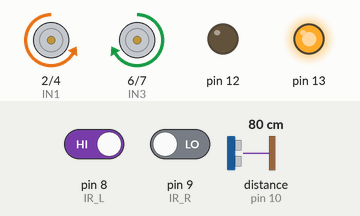
A sketch run on a simulated Arduino Uno, built with avr-gcc and run on an emulated ATmega328P. Parts: motor-driver pin pairs drawn as motors (green arrow = first pin HIGH = forward, orange = second pin HIGH = backward, longer = more drive, scaled by the enable pin), output pins drawn as LEDs (lit = HIGH). Wiring (inferred from the names in the program): ultrasonic range finder: trigger pin 11; echo pin 10. Inputs (shaded band) come from the test bench; at power-on: distance to the obstacle (sensor on pin 10) 80 cm, pin 8 (IR_L) HIGH, pin 9 (IR_R) LOW. The echo pulse lasts 58.3 µs per cm; pins used as bus, display or sensor lines are not drawn; what the sketch prints to the serial monitor is not drawn.

Above: at 1.2 s.
1.3 s: distance to the obstacle (sensor on pin 10) set to 7 cm
4.3 s: distance to the obstacle (sensor on pin 10) set to 4 cm
At 5.9 s:
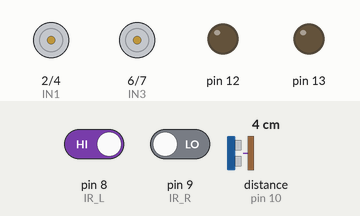
6.2 s: pin 8 (IR_L) driven LOW
At 8.95 s:
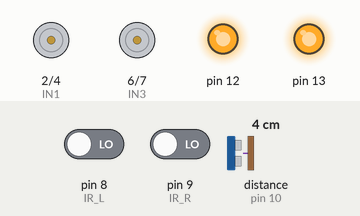
9.2 s: pin 8 (IR_L) driven HIGH and pin 9 (IR_R) driven HIGH
12.2 s: pin 8 (IR_L) driven LOW
At 13.2 s:
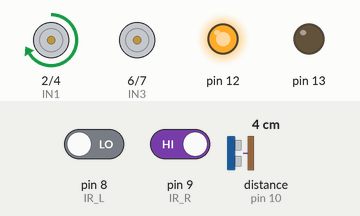
14.8 s: pin 9 (IR_R) driven LOW
At 18.5 s:
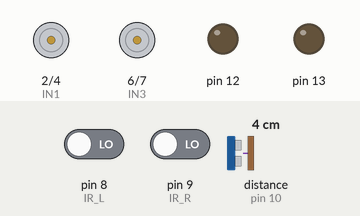
Timing chart, 0 to 18.8 s (numbered marks = the images above; inputs shaded):
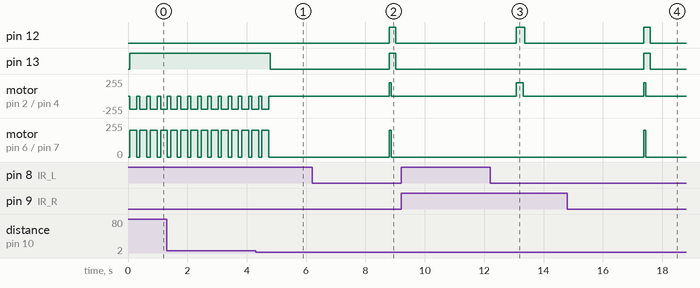

The sketch:

car_0604complete1_copy_20250604135301_copy_20250604153711.ino
```cpp
const int IR_L = 8;  // 左紅外線感測器接腳
const int IR_R = 9;  // 右紅外線感測器接腳

const int Trig = 11;
const int Echo = 10;

const int ENA = 3, IN1 = 2, IN2 = 4;
const int ENB = 5, IN3 = 6, IN4 = 7;


void setup() {
  pinMode(Trig, OUTPUT);
  pinMode(Echo, INPUT);
  Serial.begin(9600);
  pinMode(13, OUTPUT);
  pinMode(12, OUTPUT);
  pinMode(IR_L, INPUT);
  pinMode(IR_R, INPUT);
  Serial.begin(9600);
  pinMode(ENA, OUTPUT); pinMode(IN1, OUTPUT);
  pinMode(IN2, OUTPUT);
  pinMode(ENB, OUTPUT); pinMode(IN3, OUTPUT);
  pinMode(IN4, OUTPUT);
}

void loop() {
  int leftIR = digitalRead(IR_L);
  int rightIR = digitalRead(IR_R);

  Serial.print("左感測器: ");
  Serial.println(leftIR);
  Serial.print("右感測器: ");
  Serial.println(rightIR);
  digitalWrite(Trig, LOW);
  delayMicroseconds(2);
  digitalWrite(Trig, HIGH);
  delayMicroseconds(10);
  digitalWrite(Trig, LOW);

  // 讀取脈衝寬度（微秒）
  long duration = pulseIn(Echo, HIGH);

  // 計算距離（公分）
  float distance = duration / 58.0;

  // 顯示距離
  Serial.print("距離: ");
  Serial.print(distance);
  Serial.println(" cm");


  if (leftIR == LOW && rightIR == LOW) {
    Serial.println("前進");
    digitalWrite(13, HIGH);
    digitalWrite(12, HIGH);
    digitalWrite(IN1, HIGH); digitalWrite(IN2, LOW);
    digitalWrite(IN3, HIGH); digitalWrite(IN4, LOW);
    analogWrite(ENA, 200); analogWrite(ENB, 200);
    delay(70);
    analogWrite(ENA, 0); analogWrite(ENB, 0);
    delay(150);

  } else if (leftIR == LOW && rightIR == HIGH) {
    analogWrite(ENA, 0); analogWrite(ENB, 0);
    delay(50);
    Serial.println("右轉");
    digitalWrite(13, LOW);
    digitalWrite(12, HIGH);
    digitalWrite(IN1,HIGH);
    digitalWrite(IN2,LOW);
    digitalWrite(IN3,LOW);
    //digitalWrite(IN4, LOW);
    analogWrite(ENA, 200); analogWrite(ENB, 200);
    delay(230);
    analogWrite(ENA, 0); analogWrite(ENB, 0);
    delay(50);
  } else if (leftIR == HIGH && rightIR == LOW) {
    analogWrite(ENA, 0); analogWrite(ENB, 0);
    delay(50);
    Serial.println("左轉");
    digitalWrite(12, LOW);
    digitalWrite(13, HIGH);
    digitalWrite(IN1, LOW);
    digitalWrite(IN2, HIGH);
    digitalWrite(IN3,HIGH);
    //digitalWrite(IN4, HIGH);

    analogWrite(ENA, 200); analogWrite(ENB, 200);
    delay(230);
    analogWrite(ENA, 0); analogWrite(ENB, 0);
    delay(50);
  }

    else {
    Serial.println("停止");
    digitalWrite(13, LOW);
    digitalWrite(12, LOW);
    analogWrite(ENA, 0); analogWrite(ENB, 0);
  }
  if (distance < 5) {
    Serial.println("要撞到了");
    digitalWrite(13, LOW);
    digitalWrite(12, LOW);
    analogWrite(ENA, 0); analogWrite(ENB, 0);
    delay(4000);
    }
  delay(10); // 每5毫秒更新一次
}
```

Measured:
- the behaviour switches between 6 and 5 cm on distance to the obstacle (sensor on pin 10) (found by bisection; images 0 and 1)
- after the input at 4.3 s, pin 13: HIGH → LOW after 0.49 s; motor on pin 2 (IN1) / pin 4 (IN2), motor on pin 6 (IN3) / pin 7 (IN4): goes on until 4.7 s, then stays stopped
- after the input at 6.2 s, pin 12: LOW → HIGH after 2.6 s, → LOW 0.22 s later
- after the input at 9.2 s, every drawn part: stays the same
- after the input at 12.2 s, pin 12: LOW → HIGH after 0.89 s, → LOW 0.28 s later; motor on pin 2 (IN1) / pin 4 (IN2): stopped → forward 200/255 after 0.89 s, → stopped 0.23 s later
- after the input at 14.8 s, pin 13: LOW → HIGH after 2.6 s, → LOW 0.22 s later; motor on pin 6 (IN3) / pin 7 (IN4): stopped → forward 200/255 after 2.6 s, → stopped 0.07 s later
- by itself, motor on pin 2 (IN1) / pin 4 (IN2): alternates backward 200/255 for 0.23 s and stopped for 0.11 s
- by itself, motor on pin 6 (IN3) / pin 7 (IN4): alternates forward 200/255 for 0.23 s and stopped for 0.11 s
